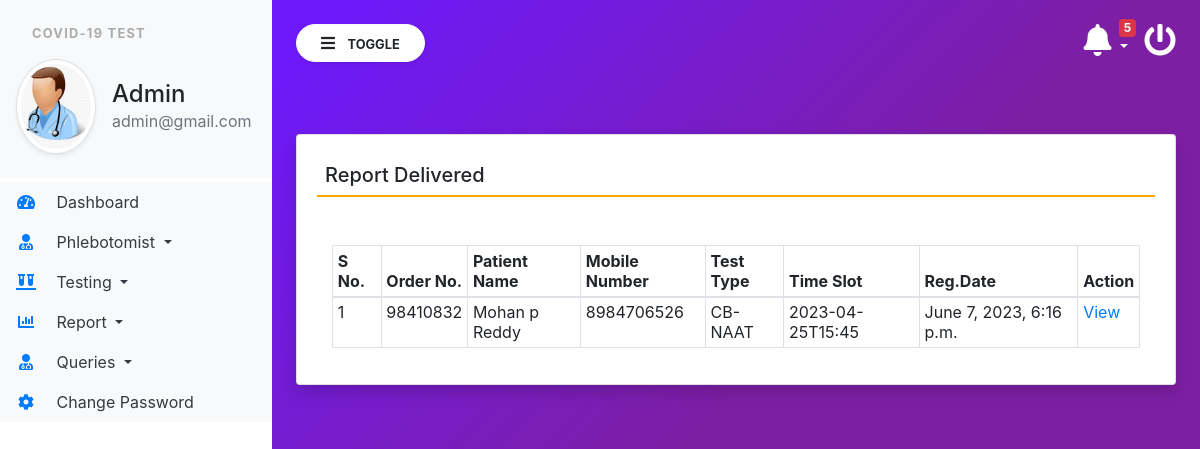
The app's page /delivered (signed in) with its own data.
### covid/models.py (models this page shows, shortened)
class Testrecord(models.Model):
    OrderNumber = models.CharField(max_length=50, null=True)
    patient = models.ForeignKey(Patients,on_delete=models.CASCADE)
    TestType = models.CharField(max_length=250, null=True)
    TestTimeSlot = models.CharField(max_length=150, null=True)
    ReportStatus = models.CharField(max_length=200, null=True)
    FinalReport = models.FileField(null=True,blank=True)
    ReportUploadTime = models.CharField(max_length=150,null=True)
    RegistrationDate = models.DateTimeField(auto_now_add=True)
    phlebotomist = models.ForeignKey(Phlebotomist,on_delete=models.CASCADE, null=True)
    AssignedTime = models.CharField(max_length=150, null=True)

class Patients(models.Model):
    FullName = models.CharField(max_length=150, null=True)
    MobileNumber = models.CharField(max_length=15, null=True)
    DateOfBirth = models.DateField(null=True)
    GovtIssuedId = models.CharField(max_length=150,null=True)
    GovtIssuedIdNo = models.CharField(max_length=150, null=True)
    FullAddress = models.CharField(max_length=350, null=True)
    State = models.CharField(max_length=200, null=True)
    RegistrationDate = models.DateTimeField(auto_now_add=True)

### covid/views.py (the view)
# urls.py: path('delivered',delivered, name='delivered'),
def delivered(request):
    if not request.user.is_authenticated:
        return redirect('admin_login')
    test = Testrecord.objects.filter(ReportStatus='Delivered')
    return render(request, 'delivered.html', locals())

### covid/templatetags/custom_tag.py (called while the page is built)
@register.filter(name = 'notification')
def notification(obj):
    test  = Testrecord.objects.filter(ReportStatus="Not Processed yet")
    return test

@register.simple_tag()
def notificationcount(*args, **kwargs):
    testcount  = Testrecord.objects.filter(ReportStatus="Not Processed yet").count()
    return testcount

### covid/templates/delivered.html
{% extends 'admin_base.html' %}
{% block main  %}
<div class="card shadow mt-5">
    <div class="card-body">
        <h5 class="p-2" style="border-bottom: 2px solid orange;">Report Delivered</h5>
        <div class="container-fluid mt-5">
            <table class="table table-bordered table-sm" id="example">
                <thead>
                <tr>
                    <th>S No.</th>
                    <th>Order No.</th>
                    <th>Patient Name</th>
                    <th>Mobile Number</th>
                    <th>Test Type</th>
                    <th>Time Slot</th>
                    <th>Reg.Date</th>
                    <th>Action</th>
                </tr>
                </thead>
                <tbody>
                  {% for i in test %}
                <tr>
                    <td>{{forloop.counter}}</td>
                    <td>{{i.OrderNumber}}</td>
                    <td>{{i.patient.FullName}}</td>
                    <td>{{i.patient.MobileNumber}}</td>
                    <td>{{i.TestType}}</td>
                    <td>{{i.TestTimeSlot}}</td>
                    <td>{{i.RegistrationDate}}</td>
                    <td><a href="{% url 'viewTestingDtls' i.id %}" class="text-primary">View</a></td>
                </tr>
                  {% endfor %}
                </tbody>
            </table>
        </div>
    </div>
</div>
{% endblock %}

### covid/templates/admin_base.html (shortened to what this page needs)
{% load static %}
{% load custom_tag %}
<html lang="en">
<head>
    <link rel="stylesheet" href="https://maxcdn.bootstrapcdn.com/bootstrap/4.3.1/css/bootstrap.min.css">
    <link rel="stylesheet" href="https://use.fontawesome.com/releases/v5.6.3/css/all.css"
>
    <link rel="stylesheet" type="text/css" href="{% static 'css/sidebar.css' %}">
</head>
<body>
<div class="vertical-nav bg-white" id="sidebar">
    <div class="py-4 px-3 mb-1 bg-light">
        <p class="font-weight-bold text-uppercase px-3 small dashboard-text">Covid-19 Test</p>
        <div class="media d-flex align-items-center">
            <img src="{% static 'images/admin.jpg' %}" width="80" height="80"
                 class="mr-3 rounded-circle img-thumbnail shadow-sm">
            <div class="media-body">
                <h4 class="mb-0">Admin</h4>
                <p class="text-muted mb-0">{{request.user.email}}</p>
            </div>
        </div>
    </div>
    <ul class="nav flex-column bg-white">
        <li class="nav-item">
            <a href="{% url 'admin_home' %}" class="nav-link text-dark bg-light">
                <i class="fas fa-tachometer-alt fa-fw mr-3 text-primary"></i>
                Dashboard
            </a>
        </li>
        <li class="nav-item dropdown">
            <a class="nav-link dropdown-toggle text-dark bg-light" href="#" id="navbardrop" data-toggle="dropdown">
                <i class="fas fa-user-md mr-3 text-primary fa-fw"></i> Phlebotomist
            </a>
        </li>
        <li class="nav-item dropdown">
            <a class="nav-link dropdown-toggle text-dark bg-light" href="#" id="navbardrop" data-toggle="dropdown">
                <i class="fas fa-vials mr-3 text-primary fa-fw"></i> Testing
            </a>
        </li>
        <li class="nav-item dropdown">
            <a class="nav-link dropdown-toggle text-dark bg-light" href="#" id="navbardrop" data-toggle="dropdown">
                <i class="fas fa-chart-bar mr-3 text-primary fa-fw"></i> Report
            </a>
        </li>
        <li class="nav-item dropdown">
            <a class="nav-link dropdown-toggle text-dark bg-light" href="#" id="navbardrop" data-toggle="dropdown">
                <i class="fas fa-user-md mr-3 text-primary fa-fw"></i> Queries
            </a>
        </li>
        <li class="nav-item">
            <a href="{% url 'changePassword' %}" class="nav-link text-dark bg-light">
                <i class="fas fa-cog mr-3 text-primary fa-fw"></i>
                Change Password
            </a>
        </li>
    </ul>
</div>
<div class="page-content p-4" id="content">
    <a href="/logout" title="logout" class="float-right text-white"><i class="fas fa-power-off fa-2x"></i></a>
    <div class="container">
        <div class="dropdown">
    <a href="" class="float-right text-white pr-3 dropdown-toggle" id="menu1" data-toggle="dropdown"><span class="badge badge-danger">{% notificationcount %}</span><i class="fas fa-bell fa-2x"> </i>
    </a>
    </div>
        </div>
    <button id="sidebarCollapse" type="button" class="btn btn-light bg-white rounded-pill shadow-sm px-4 mb-4">
        <i class="fas fa-bars mr-2"></i>
        <small class="text-uppercase font-weight-bold">Toggle</small>
    </button>
    {% block main %}
    {% endblock %}
</div>
</body>
</html>

### covid/static/css/sidebar.css (style rules this page uses)
body { background-image : linear-gradient(135.9deg,rgba(109,25,252,1) 16.4%,rgba(125,31,165,1) 56.1%); min-height:100vh; }
.vertical-nav { min-width : 17rem; width : 17rem; height:100vh; position:fixed; top:0; left:0; transition: all 0.4s; }
.page-content { width:calc(100% - 17rem); margin-left:17rem; transition:all 0.4s; }
.dashboard-text { letter-spacing : 0.1em; color : #aaa; }
.badge { position: absolute; top: -5px; right: 25px; }

### records on screen
Testrecord: OrderNumber "98410832", patient.FullName "Mohan p Reddy", patient.MobileNumber "8984706526", TestType "CB-NAAT", TestTimeSlot "2023-04-25T15:45", RegistrationDate "June 7, 2023, 6:16 p.m."

### other values on screen
{{ request.user.email }} "admin@gmail.com"
